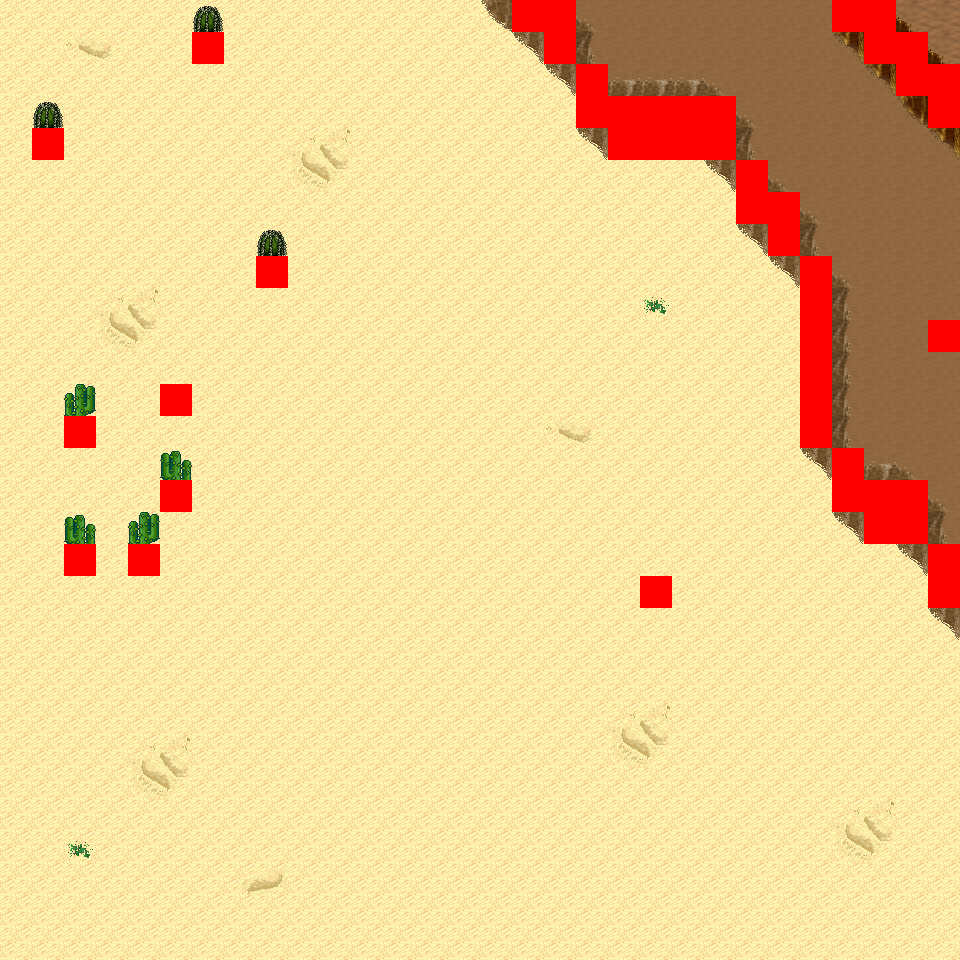

This is a level from a 2D game, rendered from its Tiled map with the project's own tilesets. A one-line summary and the map file follow, with tile-layer data summarised:
An orthogonal 30x30 tile map with 32x32 px tiles, 6 tile layers (Ground, Object, Object2, Above, ...), 18 tilesets and 9 objects (9x mapExit).

<map version="1.0" orientation="orthogonal" renderorder="right-down" width="30" height="30" tilewidth="32" tileheight="32" nextobjectid="10">
  <tileset firstgid="1" name="tileset_logic_collision" tilewidth="32" tileheight="32" tilecount="1" columns="1">
    <image source="../drawable/tileset_logic_collision.png" width="32" height="32" />
  </tileset>
  <tileset firstgid="2" name="tileset_ground_ground" tilewidth="32" tileheight="32" tilecount="33" columns="3">
    <image source="../drawable/tileset_ground_ground.png" width="96" height="352" />
  </tileset>
  <tileset firstgid="35" name="tileset_ground_ridge_earth_pale" tilewidth="32" tileheight="32" tilecount="96" columns="12">
    <image source="../drawable/tileset_ground_ridge_earth_pale.png" width="384" height="256" />
  </tileset>
  <tileset firstgid="131" name="tileset_ground_ridge_earth_dark" tilewidth="32" tileheight="32" tilecount="96" columns="12">
    <image source="../drawable/tileset_ground_ridge_earth_dark.png" width="384" height="256" />
  </tileset>
  <tileset firstgid="227" name="tileset_terrain_desert" tilewidth="32" tileheight="32" tilecount="88" columns="8">
    <image source="../drawable/tileset_terrain_desert.png" width="256" height="352" />
  </tileset>
  <tileset firstgid="315" name="tileset_building_witch_hut" tilewidth="32" tileheight="32" tilecount="80" columns="5">
    <image source="../drawable/tileset_building_witch_hut.png" width="160" height="512" />
  </tileset>
  <tileset firstgid="395" name="tileset_ground_earth_edges_yellowgreen" tilewidth="32" tileheight="32" tilecount="15" columns="5">
    <image source="../drawable/tileset_ground_earth_edges_yellowgreen.png" width="160" height="96" />
  </tileset>
  <tileset firstgid="410" name="tileset_item_firewood" tilewidth="32" tileheight="32" tilecount="12" columns="3">
    <image source="../drawable/tileset_item_firewood.png" width="96" height="128" />
  </tileset>
  <tileset firstgid="422" name="tileset_object_well_hoist" tilewidth="32" tileheight="32" tilecount="9" columns="3">
    <image source="../drawable/tileset_object_well_hoist.png" width="96" height="96" />
  </tileset>
  <tileset firstgid="431" name="tileset_plant_bush_various_small" tilewidth="32" tileheight="32" tilecount="9" columns="3">
    <image source="../drawable/tileset_plant_bush_various_small.png" width="96" height="96" />
  </tileset>
  <tileset firstgid="440" name="tileset_plant_bush_bushes" tilewidth="32" tileheight="32" tilecount="10" columns="5">
    <image source="../drawable/tileset_plant_bush_bushes.png" width="160" height="64" />
  </tileset>
  <tileset firstgid="450" name="tileset_plant_stump_stump_rectangular" tilewidth="32" tileheight="32" tilecount="4" columns="2">
    <image source="../drawable/tileset_plant_stump_stump_rectangular.png" width="64" height="64" />
  </tileset>
  <tileset firstgid="454" name="tileset_plant_stump_small_stump" tilewidth="32" tileheight="32" tilecount="4" columns="2">
    <image source="../drawable/tileset_plant_stump_small_stump.png" width="64" height="64" />
  </tileset>
  <tileset firstgid="458" name="tileset_plant_tree_evergreen" tilewidth="32" tileheight="32" tilecount="36" columns="3">
    <image source="../drawable/tileset_plant_tree_evergreen.png" width="96" height="384" />
  </tileset>
  <tileset firstgid="494" name="tileset_ground_sand_2" tilewidth="32" tileheight="32" tilecount="15" columns="5">
    <image source="../drawable/tileset_ground_sand_2.png" width="160" height="96" />
  </tileset>
  <tileset firstgid="509" name="tileset_plant_cactus_2" tilewidth="32" tileheight="32" tilecount="10" columns="5">
    <image source="../drawable/tileset_plant_cactus_2.png" width="160" height="64" />
  </tileset>
  <tileset firstgid="519" name="tileset_plant_cactus" tilewidth="32" tileheight="32" tilecount="2" columns="1">
    <image source="../drawable/tileset_plant_cactus.png" width="32" height="64" />
  </tileset>
  <tileset firstgid="521" name="tileset_ground_rock_pebbles" tilewidth="32" tileheight="32" tilecount="3" columns="1">
    <image source="../drawable/tileset_ground_rock_pebbles.png" width="32" height="96" />
  </tileset>
  <layer name="Ground" width="30" height="30">
    <data>[900 cells, 900 non-empty, 13 distinct tile ids]</data>
  </layer>
  <layer name="Object" width="30" height="30">
    <data>[900 cells, 85 non-empty, 22 distinct tile ids]</data>
  </layer>
  <layer name="Object2" width="30" height="30">
    <data>[900 cells, 0 non-empty, 0 distinct tile ids]</data>
  </layer>
  <layer name="Above" width="30" height="30">
    <data>[900 cells, 7 non-empty, 3 distinct tile ids]</data>
  </layer>
  <layer name="Above2" width="30" height="30">
    <data>[900 cells, 0 non-empty, 0 distinct tile ids]</data>
  </layer>
  <layer name="Walkable" width="30" height="30">
    <data>[900 cells, 48 non-empty, 1 distinct tile ids]</data>
  </layer>
  <objectgroup name="MapEvents">
    <object id="1" name="north" type="mapExit" x="0" y="0" width="512" height="32">
      <properties>
        <property name="map" value="level_0_x52_y94" />
        <property name="x" value="0" />
        <property name="y" value="28" />
      </properties>
    </object>
    <object id="2" name="north2" type="mapExit" x="576" y="0" width="256" height="32">
      <properties>
        <property name="map" value="level_0_x52_y94" />
        <property name="x" value="18" />
        <property name="y" value="28" />
      </properties>
    </object>
    <object id="3" name="north3" type="mapExit" x="896" y="0" width="64" height="32">
      <properties>
        <property name="map" value="level_0_x52_y94" />
        <property name="x" value="28" />
        <property name="y" value="28" />
      </properties>
    </object>
    <object id="4" name="south" type="mapExit" x="0" y="928" width="960" height="32">
      <properties>
        <property name="map" value="level_0_x52_y96" />
        <property name="x" value="0" />
        <property name="y" value="1" />
      </properties>
    </object>
    <object id="5" name="west" type="mapExit" x="0" y="0" width="32" height="960">
      <properties>
        <property name="map" value="level_0_x51_y95" />
        <property name="x" value="28" />
        <property name="y" value="0" />
      </properties>
    </object>
    <object id="6" name="east" type="mapExit" x="928" y="0" width="32" height="64">
      <properties>
        <property name="map" value="level_0_x53_y95" />
        <property name="x" value="1" />
        <property name="y" value="0" />
      </properties>
    </object>
    <object id="7" name="east2" type="mapExit" x="928" y="128" width="32" height="192">
      <properties>
        <property name="map" value="level_0_x53_y95" />
        <property name="x" value="1" />
        <property name="y" value="4" />
      </properties>
    </object>
    <object id="8" name="east3" type="mapExit" x="928" y="352" width="32" height="192">
      <properties>
        <property name="map" value="level_0_x53_y95" />
        <property name="x" value="1" />
        <property name="y" value="11" />
      </properties>
    </object>
    <object id="9" name="east4" type="mapExit" x="928" y="608" width="32" height="352">
      <properties>
        <property name="map" value="level_0_x53_y95" />
        <property name="x" value="1" />
        <property name="y" value="19" />
      </properties>
    </object>
  </objectgroup>
</map>
